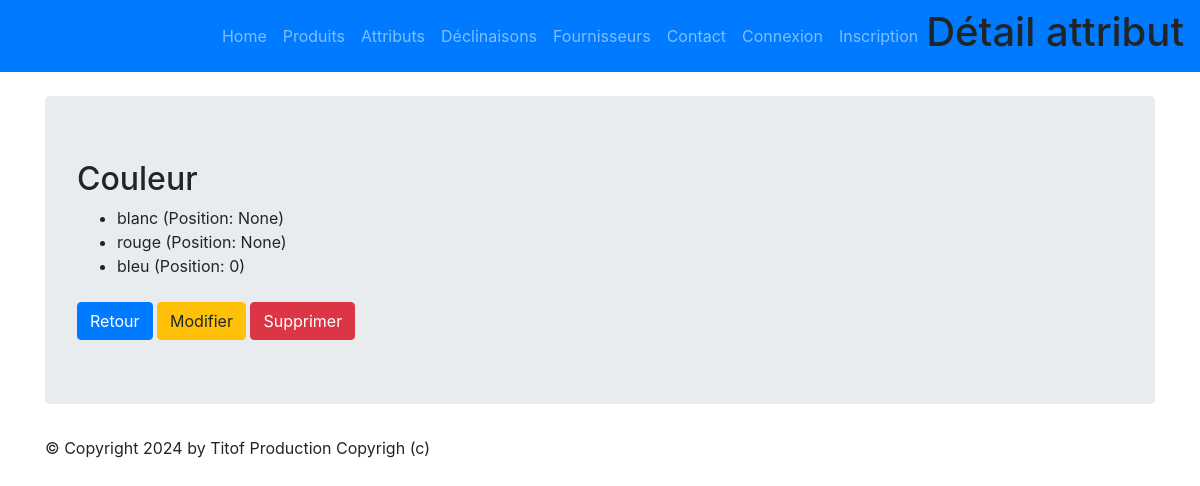
The app's page /monapp/attribute/1 with its own data.
### monapp/models.py (models this page shows, shortened)
class ProductAttribute(models.Model):
    class Meta:
        verbose_name = "Attribut"
    name =  models.CharField(max_length=100)

class ProductAttributeValue(models.Model):
    class Meta:
        verbose_name = "Valeur attribut"
        ordering = ['position']
    value              = models.CharField(max_length=100)
    product_attribute  = models.ForeignKey('ProductAttribute', verbose_name="Unité", on_delete=models.CASCADE)
    position           = models.PositiveSmallIntegerField("Position", null=True, blank=True)

### monapp/views.py (the view)
# urls.py: path("attribute/<pk>",views.ProductAttributeDetailView.as_view(), name="attribute-detail"),
class ProductAttributeDetailView(DetailView):
  model = ProductAttribute
  template_name = "monapp/detail_attribute.html"
  context_object_name = "productattribute"
  def get_context_data(self, **kwargs):
    context = super(ProductAttributeDetailView, self).get_context_data(**kwargs)
    context['titremenu'] = "Détail attribut"
    context['values']=ProductAttributeValue.objects.filter(product_attribute=self.object).order_by('position')
    return context

### monapp/templates/monapp/detail_attribute.html (shortened to what this page needs)
{% extends 'monapp/base.html' %}
{% block menu %}
<h1>{{titremenu}}</h1>
{% endblock %}
{% block contenu %}
<h2>{{ productattribute.name }}</h2>
<ul>
    {% for value in values %}
    <li>{{ value.value }} (Position: {{ value.position }})</li>
    {% empty %}
    <li>Aucune valeur disponible pour cet attribut.</li>
    {% endfor %}
</ul>
<a href="{% url 'attribute-list' %}" class="btn btn-primary mt-2">Retour</a>
<a href="{% url 'attribute-update' productattribute.id %}" class="btn btn-warning mt-2">Modifier</a>
<a href="{% url 'attribute-delete' productattribute.id %}" class="btn btn-danger mt-2">Supprimer</a>
{% endblock %}

### records on screen
ProductAttribute: name "Couleur"
ProductAttributeValue: value "blanc", position "None"
ProductAttributeValue: value "rouge", position "None"
ProductAttributeValue: value "bleu", position "0"

### other values on screen
{{ titremenu }} "Détail attribut"
